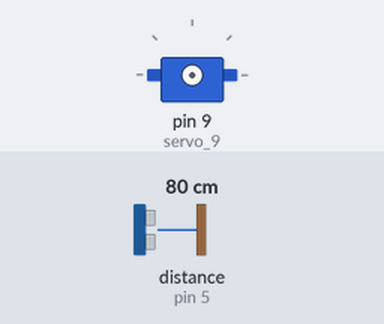
A sketch run on a simulated Arduino Uno, built with avr-gcc and run on an emulated ATmega328P. Shown: servo. Wiring (inferred from the names in the program): ultrasonic range finder: trigger pin 4; echo pin 5. The inputs (shaded band) are chosen by the test bench; at power-on: distance to the obstacle (sensor on pin 5) 80 cm. The echo pulse lasts 58.3 µs per cm.

Above: at 1.8 s.
1.9 s: distance to the obstacle (sensor on pin 5) set to 34 cm
3.4 s: distance to the obstacle (sensor on pin 5) set to 28 cm
At 4.16 s:
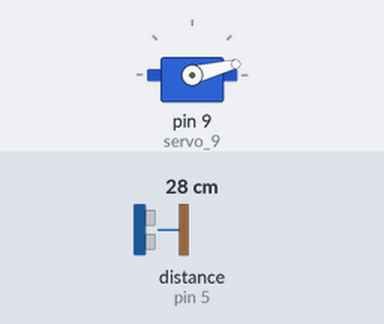
6.9 s: distance to the obstacle (sensor on pin 5) set to 35 cm
At 8.0 s:
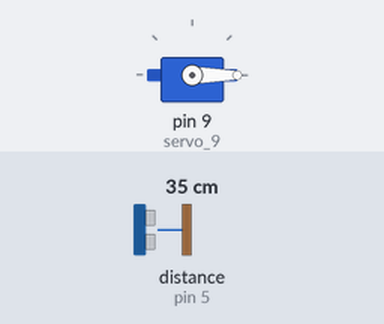
8.4 s: distance to the obstacle (sensor on pin 5) set to 2 cm
At 9.52 s:
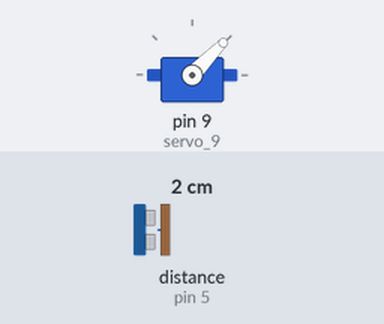
Timing chart, 0 to 60.0 s (numbered marks = the images above; inputs shaded):
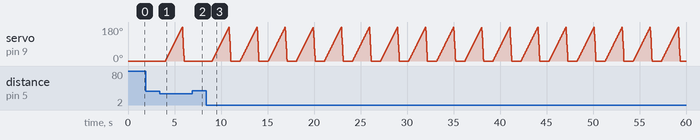

Measured:
- the behaviour switches between 31 and 30 cm on distance to the obstacle (sensor on pin 5) (found by bisection; images 0 and 1)
- after the input at 1.9 s, every drawn part: stays the same
- after the input at 3.4 s, servo on pin 9 (servo_9): rises from 0° to 180° in 1.8 s, then falls to 0° in 0.20 s
- after the input at 6.9 s, servo on pin 9 (servo_9): stays 0° (without the input it goes to 2° after 0.16 s)

The sketch:

sketch_apr06b.ino
```cpp
#include <Servo.h>
#define trigPin 4
#define echoPin 5

int pos = 0;

Servo servo_9;

void setup()
{
Serial.begin (9600);
pinMode(trigPin, OUTPUT);
pinMode(echoPin, INPUT);
}

void loop()
{
digitalWrite(trigPin, LOW);
delayMicroseconds(2);
digitalWrite(trigPin, HIGH);
delayMicroseconds(10);
digitalWrite(trigPin, LOW);

int duration = pulseIn(echoPin, HIGH);

int distance = (duration/2) / 29.1;
  if (distance < 30) //if pet reach food less than 30cm then servo motor will open knob
{
servo_9.attach(9, 500, 2500);
  // sweep the servo from 0 to 180 degrees in steps
  // of 1 degrees
  for (pos = 0; pos <= 180; pos += 1) {
    // tell servo to go to position in variable 'pos'
    servo_9.write(pos);
    // wait 15 ms for servo to reach the position
    delay(10); // Wait for 10 millisecond(s)
  }
  for (pos = 180; pos >= 0; pos -= 1) {
    // tell servo to go to position in variable 'pos'
    servo_9.write(pos);
    // wait 15 ms for servo to reach the position
    delay(1); // Wait for 1 millisecond(s)
  }


}
else {

}
 delay(1000); // Wait for 50 Seconds

}
```
